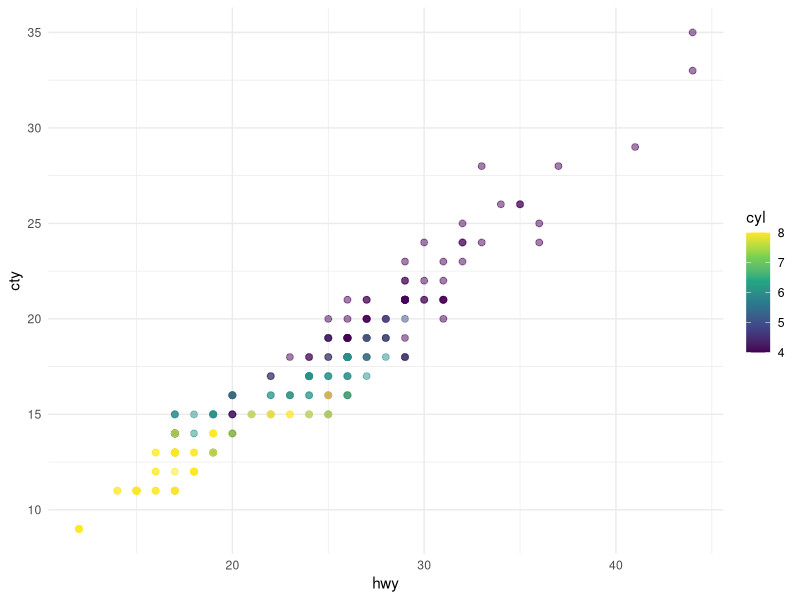
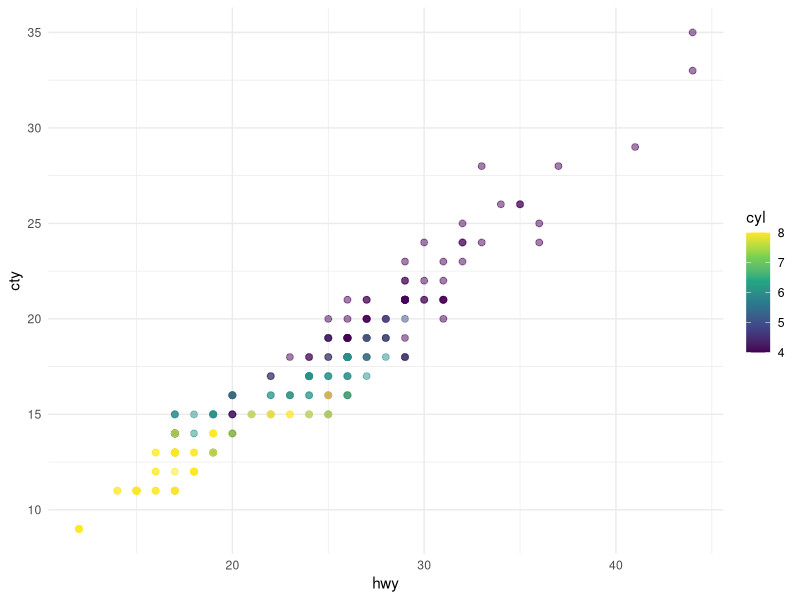
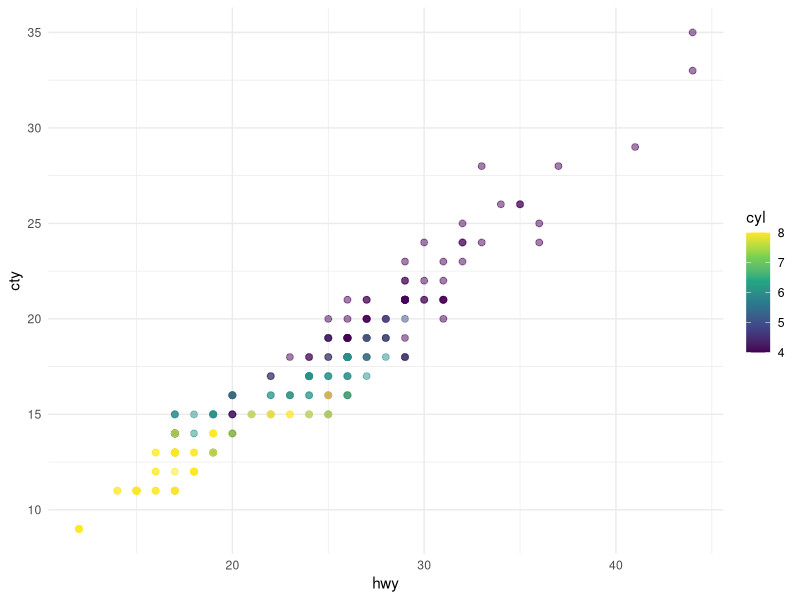
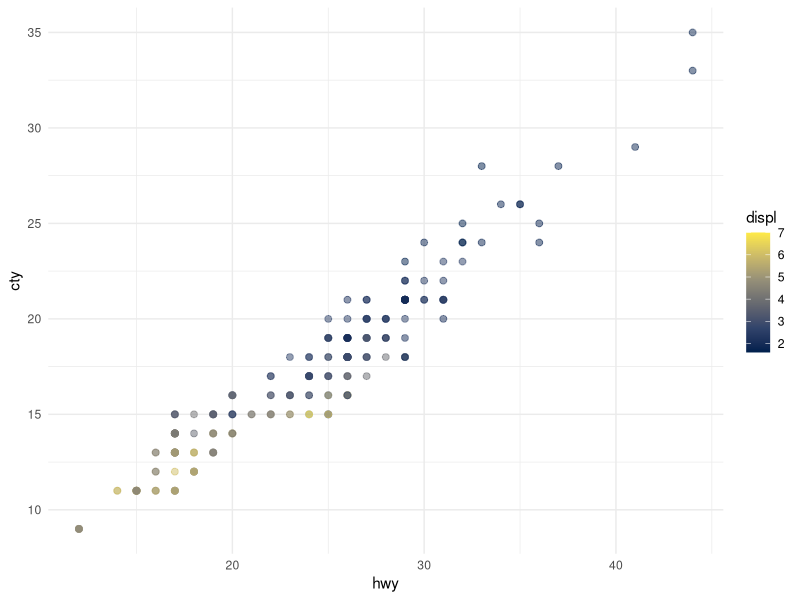

Generate these figures, in order, with R:
## ---- chunk 1
#| label: load-packages
#| echo: false

library(ggplot2)
## ---- chunk 2
mpg
## ---- chunk 3
#| label: scatterplot

ggplot(mpg, aes(x = hwy, y = cty, color = cyl)) +
  geom_point(alpha = 0.5, size = 2) +
  scale_color_viridis_c() +
  theme_minimal()
## ---- chunk 4
#| label: fig-scatterplot
#| fig-cap: "City and highway mileage for 38 popular models of cars."
#| fig-alt: "Scatterplot of city vs. highway mileage for cars, where points are colored by the number of cylinders. The plot displays a positive, linear, and strong relationship between city and highway mileage, and mileage increases as the number cylinders decreases."
#| fig-width: 6
#| fig-height: 3.5

ggplot(mpg, aes(x = hwy, y = cty, color = cyl)) +
  geom_point(alpha = 0.5, size = 2) +
  scale_color_viridis_c() +
  theme_minimal()
## ---- chunk 5
#| label: fig-mpg
#| fig-cap: "City and highway mileage for 38 popular models of cars."
#| fig-subcap:
#|   - "Color by number of cylinders"
#|   - "Color by engine displacement, in liters"
#| layout-ncol: 2
#| column: page

ggplot(mpg, aes(x = hwy, y = cty, color = cyl)) +
  geom_point(alpha = 0.5, size = 2) +
  scale_color_viridis_c() +
  theme_minimal()

ggplot(mpg, aes(x = hwy, y = cty, color = displ)) +
  geom_point(alpha = 0.5, size = 2) +
  scale_color_viridis_c(option = "E") +
  theme_minimal()
